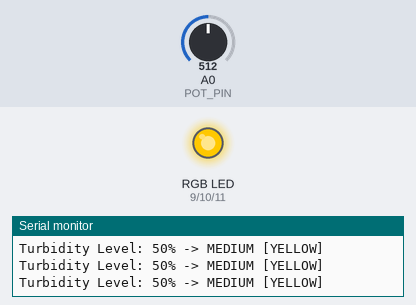
Simulated run of this sketch. Board: Arduino Uno, built with avr-gcc and run on an emulated ATmega328P. Parts: an RGB LED mixed from three pins (HIGH = lit), the last lines printed to the serial monitor. Inputs (shaded band) come from the test bench; at power-on: A0 (POT_PIN) = 512.

Above: at 1.2 s.
1.3 s: A0 (POT_PIN) set to 662
2.8 s: A0 (POT_PIN) set to 686
At 4.0 s:
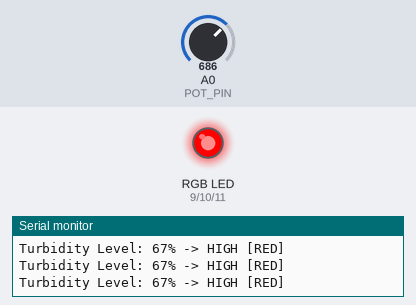
4.3 s: A0 (POT_PIN) set to 306
At 5.5 s:
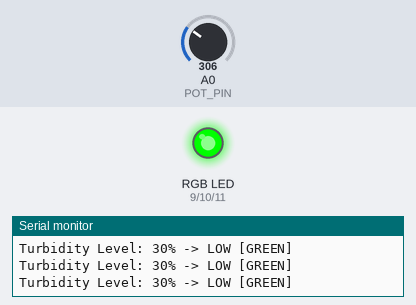
5.9 s: A0 (POT_PIN) set to 326
7.4 s: A0 (POT_PIN) set to 354
At 8.1 s:
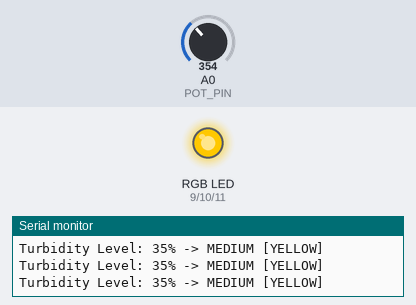
8.9 s: A0 (POT_PIN) set to 122
At 9.5 s:
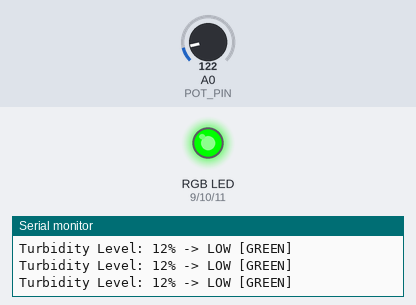
Timing chart, 0 to 11.5 s (numbered marks = the images above; inputs shaded):
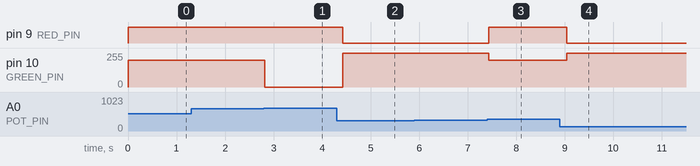

The sketch:

turbidity_monitor.ino
```cpp
// Hardware Pin Definitions
const int POT_PIN = A0;   // Single potentiometer input
const int RED_PIN = 9;    // RGB Red Pin (PWM)
const int GREEN_PIN = 10; // RGB Green Pin (PWM)
const int BLUE_PIN = 11;  // RGB Blue Pin (PWM)

void setup() {
  // Configure RGB pins as outputs
  pinMode(RED_PIN, OUTPUT);
  pinMode(GREEN_PIN, OUTPUT);
  pinMode(BLUE_PIN, OUTPUT);

  // Initialize Serial Monitor
  Serial.begin(9600);
  Serial.println("--- Turbidity Monitor Active ---");
}

void loop() {
  // Read raw value from the single potentiometer (0 to 1023)
  int rawValue = analogRead(POT_PIN);

  // Convert the 0-1023 analog range to a 0 - 100% scale
  float turbidity = rawValue * 100.0 / 1023.0;

  // Print current status to the Serial Monitor
  Serial.print("Turbidity Level: ");
  Serial.print(turbidity, 0);
  Serial.print("% -> ");

  // --- COLOR SELECTION LOGIC ---

  // 1. Low Turbidity: Green
  if (turbidity <= 33.0) {
    analogWrite(RED_PIN, 0);
    analogWrite(GREEN_PIN, 255);
    analogWrite(BLUE_PIN, 0);
    Serial.println("LOW [GREEN]");
  }
  // 2. Medium Turbidity: Yellow (Red + Green mixed)
  else if (turbidity > 33.0 && turbidity <= 66.0) {
    analogWrite(RED_PIN, 255);
    analogWrite(GREEN_PIN, 200);
    analogWrite(BLUE_PIN, 0);
    Serial.println("MEDIUM [YELLOW]");
  }
  // 3. High Turbidity: Red
  else {
    analogWrite(RED_PIN, 255);
    analogWrite(GREEN_PIN, 0);
    analogWrite(BLUE_PIN, 0);
    Serial.println("HIGH [RED]");
  }

  delay(200);
}
```

Measured:
- the behaviour switches between 675 and 676 on A0 (POT_PIN) (found by bisection; images 0 and 1)
- the behaviour switches between 337 and 338 on A0 (POT_PIN) (found by bisection; images 2 and 3)
- after the input at 2.8 s, pin 10 (GREEN_PIN): 200/255 → 0/255 at once
- after the input at 4.3 s, pin 9 (RED_PIN): HIGH → LOW after 0.12 s; pin 10 (GREEN_PIN): 0/255 → 255/255 after 0.12 s
- after the input at 7.4 s, pin 9 (RED_PIN): LOW → HIGH at once; pin 10 (GREEN_PIN): 255/255 → 200/255 at once
- after the input at 8.9 s, pin 9 (RED_PIN): HIGH → LOW after 0.14 s; pin 10 (GREEN_PIN): 200/255 → 255/255 after 0.14 s
